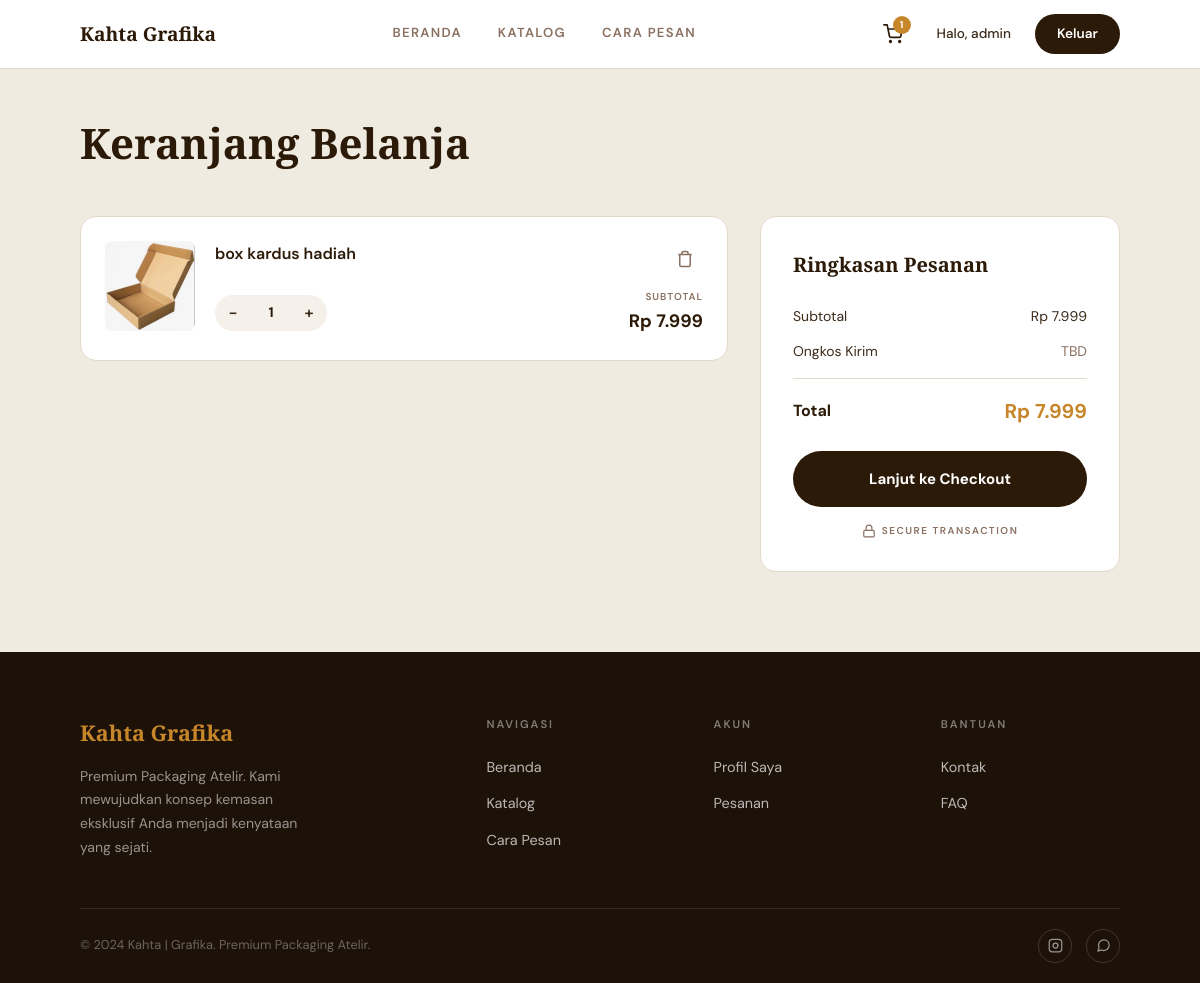
The page /cart/ (signed in) on the database its author committed.
### apps/accounts/models.py (models this page shows, shortened)
class User(AbstractUser):
    class Role(models.TextChoices):
        ADMIN = 'admin', 'Admin'
        CUSTOMER = 'customer', 'Customer'
    role = models.CharField(
        max_length=20,
        choices=Role.choices,
        default=Role.CUSTOMER,
    )
    phone_number = models.CharField(max_length=20, blank=True)
    address = models.TextField(blank=True)

### apps/cart/models.py (models this page shows, shortened)
class CartItem(models.Model):
    cart = models.ForeignKey(Cart, on_delete=models.CASCADE, related_name='items')
    product = models.ForeignKey(Product, on_delete=models.CASCADE)
    quantity = models.PositiveIntegerField(default=1)
    design_file = models.FileField(upload_to='cart_designs/', blank=True, null=True)
    design_note = models.CharField(max_length=255, blank=True)
    created_at = models.DateTimeField(auto_now_add=True)
    class Meta:
        unique_together = ('cart', 'product')
    @property
    def subtotal(self):
        return self.product.price * self.quantity

class Cart(models.Model):
    user = models.OneToOneField(
        settings.AUTH_USER_MODEL,
        on_delete=models.CASCADE,
        related_name='cart'
    )
    created_at = models.DateTimeField(auto_now_add=True)
    updated_at = models.DateTimeField(auto_now=True)
    @property
    def total(self):
        return sum(item.subtotal for item in self.items.all())
    @property
    def item_count(self):
        return self.items.count()

### apps/catalog/models.py (models this page shows, shortened)
class Product(models.Model):
    category = models.ForeignKey(
        Category,
        on_delete=models.CASCADE,
        related_name='products'
    )
    name = models.CharField(max_length=200)
    slug = models.SlugField(unique=True, db_index=True)
    description = models.TextField()
    material_spec = models.TextField()
    price = models.DecimalField(max_digits=12, decimal_places=0)
    min_order = models.PositiveIntegerField(default=1)
    image = models.ImageField(upload_to='products/', blank=True, null=True)
    is_active = models.BooleanField(default=True)
    created_at = models.DateTimeField(auto_now_add=True)
    updated_at = models.DateTimeField(auto_now=True)

### apps/cart/views.py (the view)
# urls.py: path('', views.cart_view, name='cart'),
@login_required
def cart_view(request):
    cart, _ = Cart.objects.get_or_create(user=request.user)
    items = cart.items.select_related('product').all()
    return render(request, 'cart/cart.html', {
        'cart': cart,
        'items': items,
    })

### apps/cart/context_processors.py (called while the page is built)
def cart_context(request):
    count = 0
    if request.user.is_authenticated:
        try:
            cart = Cart.objects.get(user=request.user)
            count = cart.item_count
        except Cart.DoesNotExist:
            pass
    return {'cart_item_count': count}

### apps/catalog/templatetags/currency_tags.py (called while the page is built)
@register.filter(name='rupiah')
def rupiah(value):
    try:
        if value is None:
            return "Rp 0"
        val = int(float(value))
        formatted = f"{val:,}".replace(",", ".")
        return f"Rp {formatted}"
    except (ValueError, TypeError):
        return value

### templates/cart/cart.html (shortened to what this page needs)
{% extends 'base.html' %}
{% load static %}
{% block extra_css %}
<link rel="stylesheet" href="{% static 'css/cart.css' %}">
{% endblock %}
{% block content %}
<div class="cart-main">
  <div class="container">
    <h1 class="cart-page-title reveal">Keranjang Belanja</h1>
    {% if items %}
    <div class="cart-layout">
      <div class="cart-items reveal">
        {% for item in items %}
        <div class="cart-item" data-item-id="{{ item.id }}">
          <div class="cart-item-img">
            {% if item.product.image %}
              <img src="{{ item.product.image.url }}" alt="{{ item.product.name }}">
            {% else %}
              <div class="cart-item-placeholder"></div>
            {% endif %}
          </div>
          <div class="cart-item-body">
            <div class="cart-item-header">
              <div>
                <h3 class="cart-item-name">{{ item.product.name }}</h3>
              </div>
              <button class="cart-item-remove" data-item-id="{{ item.id }}" aria-label="Hapus item">
                <svg width="18" height="18" viewBox="0 0 24 24" fill="none" stroke="currentColor" stroke-width="2">
                  <polyline points="3 6 5 6 21 6"/><path d="M19 6v14a2 2 0 0 1-2 2H7a2 2 0 0 1-2-2V6m3 0V4a2 2 0 0 1 2-2h4a2 2 0 0 1 2 2v2"/>
                </svg>
              </button>
            </div>
            <div class="cart-item-footer">
              <div class="qty-control">
                <button class="qty-btn qty-minus" data-item-id="{{ item.id }}">−</button>
                <span class="qty-value" id="qty-{{ item.id }}">{{ item.quantity }}</span>
                <button class="qty-btn qty-plus" data-item-id="{{ item.id }}">+</button>
              </div>
              <div class="cart-item-price">
                <span class="price-label">SUBTOTAL</span>
                <span class="price-value" id="subtotal-{{ item.id }}">{{ item.subtotal|rupiah }}</span>
              </div>
            </div>
          </div>
        </div>
        {% endfor %}
      </div>
      <aside class="cart-summary reveal reveal-delay-1">
        <h2 class="summary-title">Ringkasan Pesanan</h2>
        <div class="summary-row">
          <span>Subtotal</span>
          <span id="cart-subtotal">{{ cart.total|rupiah }}</span>
        </div>
        <div class="summary-row">
          <span>Ongkos Kirim</span>
          <span class="text-muted">TBD</span>
        </div>
        <div class="summary-divider"></div>
        <div class="summary-row summary-total">
          <span>Total</span>
          <span id="cart-total">{{ cart.total|rupiah }}</span>
        </div>
        <a href="{% url 'orders:checkout_shipping' %}" class="btn-checkout">Lanjut ke Checkout</a>
        <div class="summary-secure">
          <svg width="14" height="14" viewBox="0 0 24 24" fill="none" stroke="currentColor" stroke-width="2"><rect x="3" y="11" width="18" height="11" rx="2" ry="2"/><path d="M7 11V7a5 5 0 0 1 10 0v4"/></svg>
          SECURE TRANSACTION
        </div>
      </aside>
    </div>
    {% endif %}
  </div>
</div>
{% endblock %}

### templates/partials/navbar.html (shortened to what this page needs)
{% load static %}
<link rel="stylesheet" href="{% static 'css/navbar.css' %}">
<nav class="site-nav" id="site-nav">
    <div class="container">
        <div class="nav-inner">
            <a href="/" class="nav-logo">Kahta Grafika</a>
            <div class="nav-links">
                <a href="/" class="{% if request.path == '/' %}active{% endif %}">Beranda</a>
                <a href="{% url 'catalog:product_list' %}" class="{% if 'catalog' in request.path %}active{% endif %}">Katalog</a>
                <a href="{% url 'catalog:how_to_order' %}" class="{% if 'cara-pesan' in request.path %}active{% endif %}">Cara Pesan</a>
            </div>
            <div class="nav-actions">
                {% if user.is_authenticated %}
                    <a href="{% url 'cart:cart' %}" class="nav-cart-link" aria-label="Keranjang">
                        <svg width="20" height="20" viewBox="0 0 24 24" fill="none" stroke="currentColor" stroke-width="2" stroke-linecap="round" stroke-linejoin="round">
                            <circle cx="9" cy="21" r="1"/><circle cx="20" cy="21" r="1"/>
                            <path d="M1 1h4l2.68 13.39a2 2 0 0 0 2 1.61h9.72a2 2 0 0 0 2-1.61L23 6H6"/>
                        </svg>
                        {% if cart_item_count > 0 %}
                            <span class="nav-cart-badge" id="cart-badge">{{ cart_item_count }}</span>
                        {% endif %}
                    </a>
                    <span class="nav-login">Halo, {{ user.username }}</span>
                    <a href="{% url 'accounts:logout' %}" class="nav-register">Keluar</a>
                {% else %}
                    <a href="{% url 'accounts:login' %}" class="nav-login">Login</a>
                    <a href="{% url 'accounts:register' %}" class="nav-register">Daftar</a>
                {% endif %}
            </div>
        </div>
    </div>
</nav>

### static/css/base.css (style rules this page uses)
:root { --bg-cream: #f0ebe1; --bg-white: #ffffff; --bg-dark: #1c1208; --bg-dark-alt: #251808; --color-primary: #2c1a08; --color-accent: #c8862a; --color-accent-hover: #a86d1e; --color-text: #3d2b1a; --color-text-muted:#8a7060; --color-border: #e2d8cc; --font-display: 'Playfair Display', Georgia, serif; --font-body: 'DM Sans', system-ui, sans-serif; --radius-sm: 8px; --radius-md: 16px; --radius-lg: 24px; --radius-xl: 32px; --shadow-card: 0 2px 24px rgba(44, 26, 8, 0.07); --shadow-hover: 0 8px 40px rgba(44, 26, 8, 0.13); --container-max: 1160px; --container-pad: clamp(20px, 5vw, 80px); --transition: 0.28s cubic-bezier(0.4, 0, 0.2, 1); }
*, *::before, *::after { box-sizing: border-box; margin: 0; padding: 0; }
html { scroll-behavior: smooth; font-size: 16px; }
body { font-family: var(--font-body); background: var(--bg-cream); color: var(--color-text); line-height: 1.6; -webkit-font-smoothing: antialiased; }
img { display: block; max-width: 100%; }
a { color: inherit; text-decoration: none; }
button { cursor: pointer; font-family: var(--font-body); border: none; background: none; }
.container { width: 100%; max-width: var(--container-max); margin-inline: auto; padding-inline: var(--container-pad); }
.reveal { opacity: 0; transform: translateY(32px); transition: opacity 0.6s ease, transform 0.6s ease; }
.reveal.visible { opacity: 1; transform: translateY(0); }
.reveal-delay-1 { transition-delay: 0.1s; }

### static/css/navbar.css (style rules this page uses)
.site-nav { position: sticky; top: 0; z-index: 999; background: var(--bg-white); border-bottom: 1px solid var(--color-border); transition: box-shadow var(--transition); }
.nav-inner { display: flex; align-items: center; justify-content: space-between; height: 68px; gap: 24px; }
.nav-logo { font-family: var(--font-display); font-size: 1.2rem; font-weight: 700; color: var(--color-primary); white-space: nowrap; flex-shrink: 0; }
.nav-links { display: flex; align-items: center; gap: 36px; flex: 1; justify-content: center; }
.nav-links a { font-size: 0.82rem; font-weight: 600; letter-spacing: 0.1em; text-transform: uppercase; color: var(--color-text-muted); position: relative; padding-bottom: 4px; transition: color var(--transition); }
.nav-links a::after { content: ''; position: absolute; left: 0; bottom: -2px; width: 0; height: 2px; background: var(--color-accent); border-radius: 2px; transition: width var(--transition); }
.nav-actions { display: flex; align-items: center; gap: 12px; flex-shrink: 0; }
.nav-login { font-size: 0.85rem; font-weight: 500; color: var(--color-text); padding: 8px 12px; border-radius: 6px; transition: color var(--transition); }
.nav-cart-link { position: relative; display: flex; align-items: center; justify-content: center; width: 40px; height: 40px; border-radius: 50%; color: var(--color-primary); transition: all var(--transition); }
.nav-cart-badge { position: absolute; top: 2px; right: 2px; min-width: 18px; height: 18px; padding: 0 5px; background: var(--color-accent); color: #fff; font-size: 10px; font-weight: 700; line-height: 18px; text-align: center; border-radius: 50px; pointer-events: none; }
.nav-register { font-size: 0.85rem; font-weight: 600; background: var(--color-primary); color: var(--bg-white); padding: 9px 22px; border-radius: 50px; transition: all var(--transition); }

### rows shown on the page
User: username "admin"
CartItem: product.image (picture), product.name "box kardus hadiah", quantity "1", subtotal|rupiah "Rp 7.999"
Cart: total|rupiah "Rp 7.999"

### other values the page prints
{{ cart_item_count }} "1"
